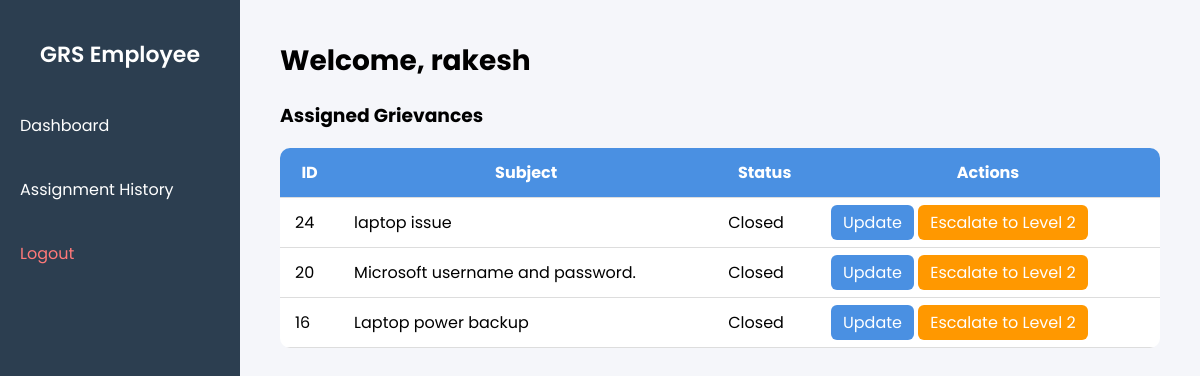
Screenshot of /cms/employee-dashboard/ (signed in) with the database file from the repository.
### cms/models.py (models this page shows, shortened)
class Complaint(models.Model):
    complaint_id = models.AutoField(primary_key=True)
    user = models.ForeignKey(User, on_delete=models.CASCADE, related_name="complaints")  # customer
    category = models.ForeignKey(Category, on_delete=models.CASCADE, null=True, blank=True)
    department = models.CharField(max_length=100, null=True, blank=True)
    assigned_to = models.ForeignKey(
        User,
        on_delete=models.SET_NULL,
        null=True,
        blank=True,
        related_name="assigned_complaints"
    )
    subject = models.CharField(max_length=200)
    details = models.TextField()
    STATUS_CHOICES = [
        ("Pending", "Pending"),
        ("Assigned", "Assigned"),
        ("In Progress", "In Progress"),
        ("Resolved", "Resolved"),
        ("Resolved - Pending Approval", "Resolved - Pending Approval"),
        ("Closed", "Closed"),
        ("Reopened", "Reopened"),
        ("Escalated", "Escalated"),
    ]
    status = models.CharField(max_length=50, choices=STATUS_CHOICES, default="Pending")
    created_at = models.DateTimeField(auto_now_add=True)

### cms/views.py (the view)
# urls.py: path('employee-dashboard/', views.employee_dashboard, name='employee_dashboard'),
@login_required
def employee_dashboard(request):
    if not hasattr(request.user, 'profile') or request.user.profile.role != "employee":
        return redirect('login')  # unauthorized
    status_filter = request.GET.get('status', '')
    assigned_filter = request.GET.get('assigned', '')
    complaints = Complaint.objects.filter(assigned_to=request.user).select_related('user')
    if status_filter:
        complaints = complaints.filter(status=status_filter)
    if assigned_filter:
        if assigned_filter == 'assigned':
            complaints = complaints.filter(assigned_to__isnull=False)
        elif assigned_filter == 'unassigned':
            complaints = complaints.filter(assigned_to__isnull=True)
    complaints = complaints.order_by('-created_at')
    return render(request, 'employee/dashboard.html', {
        "complaints": complaints,
        "status_filter": status_filter,
        "assigned_filter": assigned_filter,
    })

### cms/templates/employee/dashboard.html
{% extends "base.html" %}
{% load static %}
{% block content %}
<div class="header">
    <h1>Welcome, {{ request.user.username }} </h1>
</div>
<h3>Assigned Grievances</h3>
<table class="complaints-table">
    <thead>
    <tr>
        <th>ID</th>
        <th>Subject</th>
        <th>Status</th>
        <th>Actions</th>
    </tr>
    </thead>
    <tbody>
    {% for c in complaints %}
    <tr>
        <td>{{ c.complaint_id }}</td>
        <td>{{ c.subject }}</td>
        <td class="status-{{ c.status|lower|slugify }}">{{ c.status }}</td>
        <td>
            <a href="{% url 'cms:update_status' c.complaint_id %}" class="assign-btn">Update</a>
            {% if request.user.profile.level == "Level-1" %}
            <a href="{% url 'cms:escalate_complaint' c.complaint_id %}" class="assign-btn" style="background-color: #ff9800;">Escalate to Level 2</a>
            {% endif %}
        </td>
    </tr>
    {% empty %}
    <tr><td colspan="4">No assigned Grievances.</td></tr>
    {% endfor %}
    </tbody>
</table>
{% endblock %}

### cms/static/cms/dashboard.css (style rules this page uses)
body { margin: 0; padding: 0; font-family: Poppins, sans-serif; background: #f5f6fa; }
.header h1 { margin: 0; font-size: 28px; }
.complaints-table { width: 100%; border-collapse: collapse; background: white; border-radius: 10px; overflow: hidden; }
.complaints-table th, .complaints-table td { padding: 12px 15px; border-bottom: 1px solid #ddd; }
.complaints-table th { background: #4A90E2; color: white; }
.assign-btn { padding: 6px 12px; background: #4A90E2; color: white; border-radius: 6px; text-decoration: none; }

### rows the page displays
Complaint: complaint_id "24", subject "laptop issue", status "Closed"
Complaint: complaint_id "20", subject "Microsoft username and password.", status "Closed"
Complaint: complaint_id "16", subject "Laptop power backup", status "Closed"

### other values shown
{{ request.user.username }} "rakesh"
